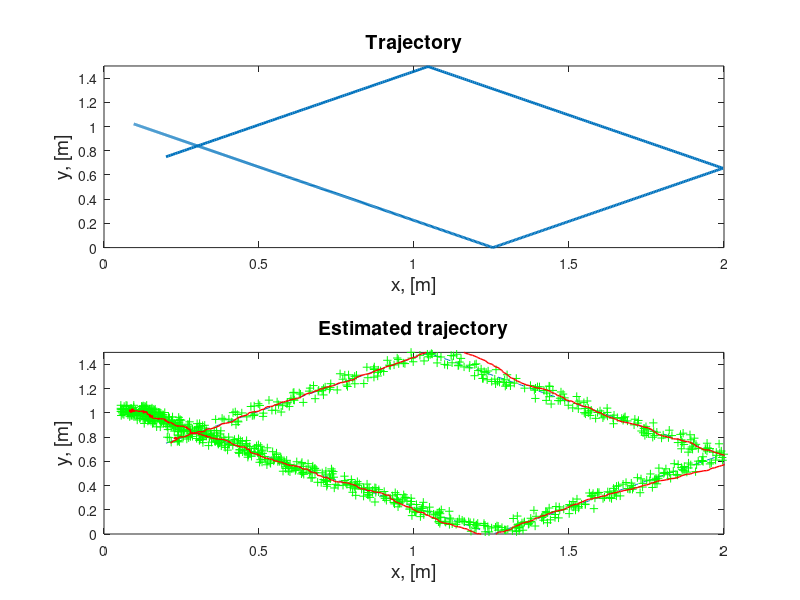

Write MATLAB code to recreate this figure.
clear;
d_t = 0.01;
t_sim = 10; % [s]
sim_steps = round(t_sim / d_t);
noise = randi([-5, 5], 2, sim_steps);
noise = noise / 120;
% noise = randi([0, 0], 2, sim_steps)
%physical parameters
width = 1.5; %[m]
length = 2; %[m]
m = 0.05; % mass of the puck [kg]
g = 9.80665;
friction_coef = 0.01034409; % for aerohockey table
a = friction_coef * g;


%Initial conditions, ideal System
t = 0;
x_0 = length/10; % [m]
y_0 = width/2; % [m]
v0 = 1; % m/s
alpha = (pi/180) * (41.4); % [rad] angle to x-axis

v_x0 = v0 * cos(alpha);
v_y0 = v0 * sin(alpha);

a_x = a * cos(alpha);
a_y = a * sin(alpha);

X_vec = zeros(4, sim_steps);
X_vec(:, 1) = [x_0, y_0, v_x0, v_y0].';
A_mat = [1 0 d_t 0; 0 1 0 d_t; 0 0 1 0; 0 0 0 1]; 
U_vec = [-a_x; -a_y];
B_mat = [(0.5 * d_t * d_t) 0; 0 (0.5 * d_t * d_t); d_t 0; 0 d_t];

%simulation ideal system trajectory
for step = 1:sim_steps
    X_vec(:, step + 1) = A_mat * X_vec(:, step) + B_mat * U_vec;
	
	%bounce off the X walls
	if X_vec(1, step + 1) > length || X_vec(1, step + 1) < 0
		A_mat(1, 3) = A_mat(1,3) * (-1);
		B_mat(1, 1) = B_mat(1, 1) * (-1);
		X_vec(:, step + 1) = A_mat * X_vec(:, step) + B_mat * U_vec;
	end
	
	%bounce off the Y walls
	if X_vec(2, step + 1) > width || X_vec(2, step + 1) < 0
		A_mat(2, 4) = A_mat(2, 4) * (-1);
		B_mat(1, 2) = B_mat(1, 2) * (-1);
		X_vec(:, step + 1) = A_mat * X_vec(:, step) + B_mat * U_vec;
	end
	
	%stop if v < 0
	if abs(X_vec(3, step + 1)) < 0.0005
		X_vec(3, step + 1 ) = 0;
		U_vec = [0;0];
	end
	if abs(X_vec(4, step + 1)) < 0.0005
		X_vec(4, step + 1 ) = 0;
		U_vec = [0;0];
	end
end

H_mat = [1 0 0 0; 0 1 0 0]; % Measurement matrix (Messmatrix)
Z_meas = zeros(2, sim_steps); % Z - measurements

%initial estimation
X_predicted = [0 0 0 0].'; % state of the system after prediction step, mu_hat
X_corrected = [0 0 0 0].'; % state of the system after correction step, mu
K_mat = zeros(4,4); %Kalman matrix
Q_mat = [0.01 0; 0 0.01]; % variance matrix of measurenemts error
R_mat = [0.00001 0 0 0;0 0.00001 0 0;0 0 0.001 0; 0 0 0 0.001]; %covariance matrix 
P_predicted = diag([1 1 1 1]); % covariance matrix (not measurement's error), sigma_hat matrix
I_mat = diag([1 1 1 1]);

%simulation estimated trajectory
for step = 1:sim_steps
	
	% Measurements (Messung)
	Z_meas(:, step) = H_mat * X_vec(:, step) + noise(:, step);
	
    % Correction with the measurements (Korrektur mit der Messung)
    K_mat = P_predicted * H_mat' / (H_mat * P_predicted * H_mat' + Q_mat);
    X_corrected(:, step) = X_predicted(:, step) + K_mat * (Z_meas(:,step) - H_mat * X_predicted(:, step)); 
    P_corrected = (I_mat - K_mat * H_mat) * P_predicted; %sigma matrix
    
    % Prediction (Prädiktion)
    X_predicted(:, step + 1) = A_mat * X_corrected(:, step) + B_mat * U_vec;
	P_predicted = A_mat * P_corrected * A_mat' + R_mat;
end

%plot ideal system
subplot(2,1,1);
plot(X_vec(1,:), X_vec(2,:), 'LineWidth', 2);
axis([0, length, 0, width])
title('Trajectory', 'FontSize', 14)
xlabel('x, [m]', 'FontSize', 14)
ylabel('y, [m]', 'FontSize', 14)


% Kalman Filter
subplot(2,1,2);
plot(X_vec(1,:), X_vec(2,:), '--', ...
	Z_meas(1,:), Z_meas(2,:), 'g+' , ...
	X_predicted(1, 2:end), X_predicted(2, 2:end), 'r', 'LineWidth', 1);
axis([0, length, 0, width])
title('Estimated trajectory', 'FontSize', 14)
xlabel('x, [m]', 'FontSize', 14)
ylabel('y, [m]', 'FontSize', 14)
